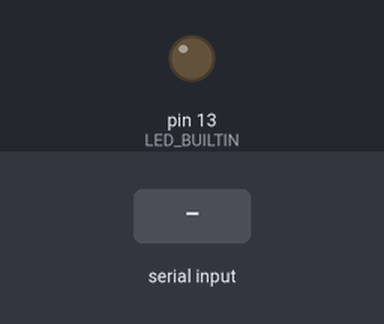
Recording of a sketch running on a simulated Arduino Uno, built with avr-gcc and run on an emulated ATmega328P. Shown: output pins drawn as LEDs (lit = HIGH). The test bench sets the inputs (shaded band). What the sketch prints to the serial monitor is not drawn.

Above: at 1.2 s.
1.3 s: byte 30 received over Serial
At 2.4 s:
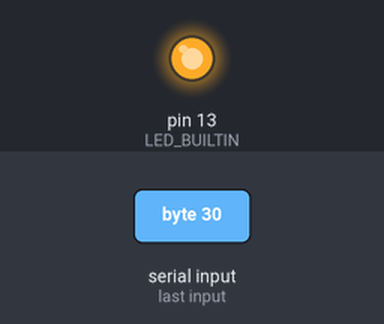
2.8 s: byte 90 received over Serial
At 3.5 s:
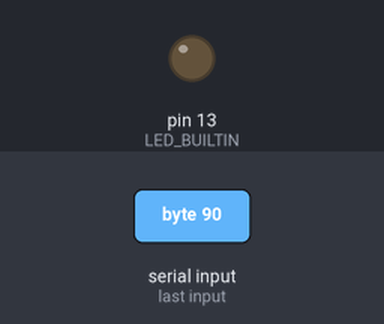
4.3 s: byte 120 received over Serial
At 4.7 s:
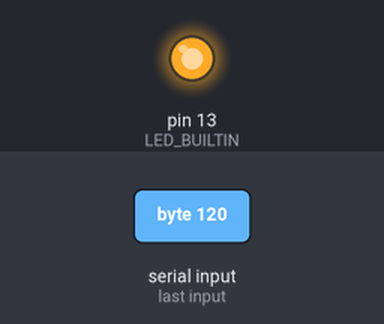
Timing chart, 0 to 7.3 s (numbered marks = the images above; inputs shaded):
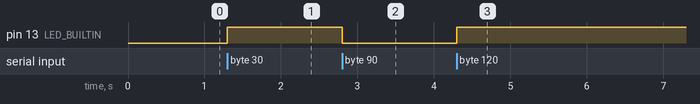

The sketch:

SerialEcho.ino
```cpp
void setup() {
  Serial.begin(115200);
  pinMode(LED_BUILTIN, OUTPUT);
}

// the loop function runs over and over again forever
void loop() {

  //digitalWrite(LED_BUILTIN, !digitalRead(LED_BUILTIN));
  //delay(1000);
}

void serialEvent() {
  while (Serial.available()) {
    // get the new byte:
    //char inChar = (char)Serial.read();
    int v = Serial.read();
    //v = v+1;
    char vChar = (char) v;
    digitalWrite(LED_BUILTIN, !digitalRead(LED_BUILTIN));
    Serial.println(vChar);
  }

}
```

Measured:
- after the input at 1.3 s, pin 13 (LED_BUILTIN): LOW → HIGH at once
- after the input at 2.8 s, pin 13 (LED_BUILTIN): HIGH → LOW at once
- after the input at 4.3 s, pin 13 (LED_BUILTIN): LOW → HIGH at once
